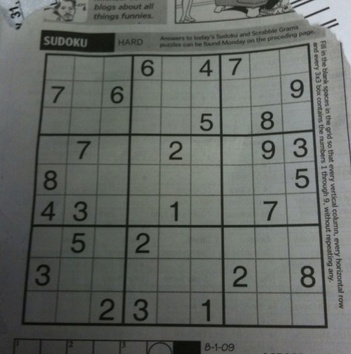
#> input picture assets/Lab6-sudoku.jpg, 351 x 354 px, shrunk from 558 x 563 before the run
$ jupyter execute --allow-errors 'Lab 6 - Feature Descriptor.ipynb'   (shell and % lines are left out)
#> lines starting #> are read from the running program, lines starting #| are printed output that depends on the picture; after the words box and inside, x2 and y2 are one past the last pixel; in counts of white or black regions, pixels touching at a corner belong together
# 2110433 - Computer Vision (2023/2)
## Lab 6 - Feature Descriptor
In this lab, we will learn to use useful handcrafted features to detect objects and merge images in the provided images. This notebook includes both coding and written questions. Please hand in this notebook file with all outputs and your answer

[cell 1]
import cv2
import math
import numpy as np
from matplotlib import pyplot as plt

## 1. Hough Transform
Hough transform is a feature extraction technique used in computer vision, and digital image processing. The purpose of the technique is to find imperfect instances of objects within a certain class of shapes by a voting procedure. The classical Hough transform was concerned with the identification of lines in the image, but later the Hough transform has been extended to identifying positions of arbitrary shapes, most commonly circles or ellipses.

### 1.1 Hough Line

[cell 2]
documentImage = cv2.imread('assets/Lab6-sudoku.jpg')
#> documentImage is the input picture: shape (354, 351, 3); mean B, G, R 99.4, 104.1, 100
documentImageGray = cv2.cvtColor(documentImage, cv2.COLOR_BGR2GRAY)
documentImageGray = cv2.blur(documentImageGray, (3,3))
clahe = cv2.createCLAHE(clipLimit=2.0, tileGridSize=(8,8))
documentImageGray = clahe.apply(documentImageGray)
plt.imshow(documentImage, cmap='gray')
plt.show()
plt.imshow(documentImageGray, cmap='gray')
plt.show()

OpenCV already provide <a href="https://docs.opencv.org/4.5.1/dd/d1a/group__imgproc__feature.html#ga46b4e588934f6c8dfd509cc6e0e4545a">cv2.HoughLine</a> (Standard Hough Transform) and <a href="https://docs.opencv.org/4.5.1/dd/d1a/group__imgproc__feature.html#ga8618180a5948286384e3b7ca02f6feeb">cv2.HoughLinesP</a> (Probabilistic Hough Transform) is an optimization version of Hough Transform.

[cell 3]
edges = cv2.Canny(documentImageGray,10,100)
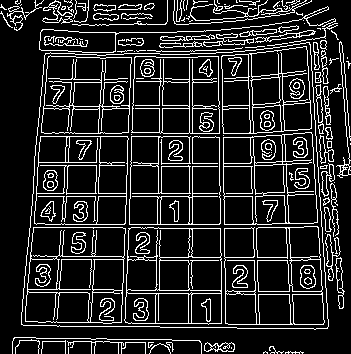
#> edges: shape (354, 351); 14.8% white in thin lines or dots
plt.figure(figsize=(10,10))
plt.imshow(edges, cmap='gray')
plt.show()

[cell 4]
linesP  = cv2.HoughLinesP(edges, 1, np.pi / 180, 50, None, 50, 10)
#> linesP = 118 rows, first 6: [155, 326, 160, 24], [33, 193, 266, 193], [219, 133, 221, 304], [24, 325, 32, 233], [127, 273, 136, 5], [189, 264, 189, 16]

# Draw the lines
if linesP is not None:
    for i in range(0, len(linesP)):
        l = linesP[i][0]
        cv2.line(documentImage, (l[0], l[1]), (l[2], l[3]), (0,0,255), 1, cv2.LINE_AA)
#> this loop made 118 passes
#> l on passes 1 to 12: [155, 326, 160, 24], [33, 193, 266, 193], [219, 133, 221, 304], [24, 325, 32, 233], [127, 273, 136, 5], [189, 264, 189, 16], [192, 261, 192, 7], [220, 6, 222, 86], [163, 89, 164, 24], [30, 224, 271, 224], [54, 325, 76, 1], [307, 15, 327, 307]
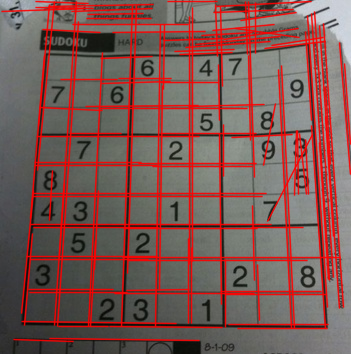
#> documentImage: shape (354, 351, 3); mean B, G, R 85.4, 89.3, 123


plt.figure(figsize=(10,10))
plt.imshow(documentImage, cmap='gray')
plt.show()

### 1.2 Hough Circle
OpenCV provided a circle detection method slightly trickier than the standard Hough Transform. The Hough gradient method, which is made up of two main stages. The first stage involves edge detection and finding the possible circle centers and the second stage finds the best radius for each candidate center. You can read more about cv2.HoughCircles by clicking <a href="https://docs.opencv.org/4.5.1/dd/d1a/group__imgproc__feature.html#ga47849c3be0d0406ad3ca45db65a25d2d">here</a>.

Read sample image

[cell 5]
eyeImage = cv2.imread('assets/Lab6-HumanEye.bmp')
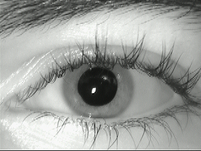
#> input picture assets/Lab6-HumanEye.bmp, 201 x 151 px, shrunk from 320 x 240 before the run
#> eyeImage is the input picture: shape (151, 201, 3); mean B, G, R 157.5, 160.9, 158.6
plt.imshow(eyeImage)
plt.show()

Convert image to grayscale, apply medianBlur and hough circle on converted image to find pupil and iris circles.

[cell 6]
eyeImageGray = cv2.cvtColor(eyeImage, cv2.COLOR_BGR2GRAY)
eyeImageGray = cv2.medianBlur(eyeImageGray, 7)

pupilCircles = cv2.HoughCircles(eyeImageGray, method=cv2.HOUGH_GRADIENT, dp=1, minDist=100, param1=100, param2=70, minRadius=10, maxRadius=60)
#> pupilCircles = [[96.5, 86.5, 19.3]]
irisCircles = cv2.HoughCircles(eyeImageGray, method=cv2.HOUGH_GRADIENT, dp=1, minDist=100, param1=50, param2=70, minRadius=30, maxRadius=100)
#> irisCircles = None

Visualize the circle output

[cell 7]
eyeImageOutput = eyeImage.copy()

if pupilCircles is not None:
	pupilCircles = np.round(pupilCircles[0, :]).astype("int")
#> pupilCircles = [[96, 86, 19]]
	for (x, y, r) in pupilCircles:
		cv2.circle(eyeImageOutput, (x, y), r, (0, 255, 0), 4)
#> this loop made 1 pass
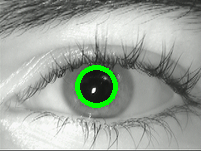
#> eyeImageOutput: shape (151, 201, 3); 1.95% of pixels changed, all inside (x1, y1, x2, y2) = (75, 65, 118, 108)

if irisCircles is not None:
	irisCircles = np.round(irisCircles[0, :]).astype("int")
	for (x, y, r) in irisCircles:
		cv2.circle(eyeImageOutput, (x, y), r, (255, 255, 0), 4)

plt.imshow(eyeImageOutput)
plt.show()

## 2. Feature Descriptor
OpenCV already include a large set of feature desciptor which can be call via cv2.xfeatures2d classes. More detail can be read from <a href="https://docs.opencv.org/4.5.1/d5/d51/group__features2d__main.html">here</a>

Read sample image from file

[cell 8]
watPhraKaew1 = cv2.imread('assets/Lab6-w1.jpg')
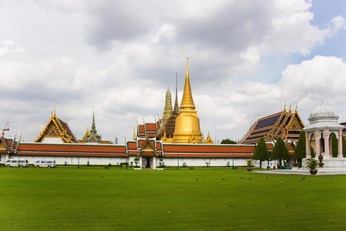
#> input picture assets/Lab6-w1.jpg, 346 x 231 px, shrunk from 550 x 367 before the run
#> watPhraKaew1 is the input picture: shape (231, 346, 3); mean B, G, R 137.5, 166.1, 166.1
watPhraKaew2 = cv2.imread('assets/Lab6-w2.jpg')
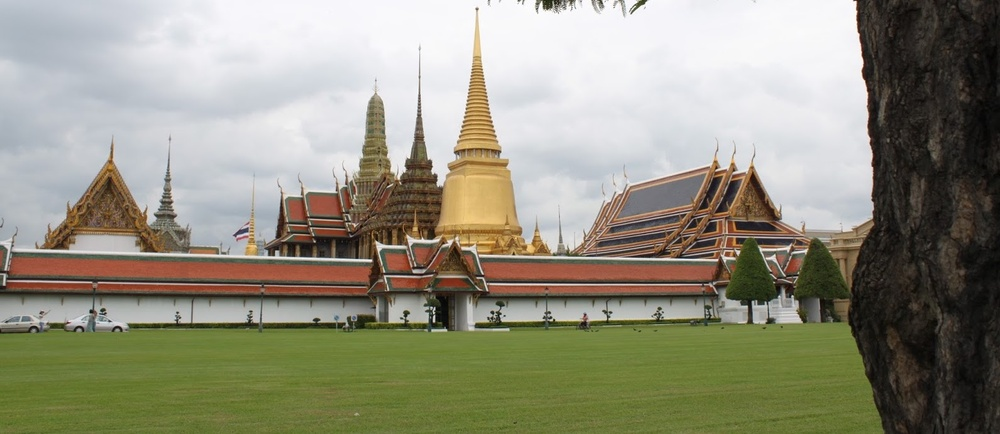
#> input picture assets/Lab6-w2.jpg, 1000 x 434 px, shrunk from 1591 x 690 before the run
#> watPhraKaew2 is the input picture: shape (434, 1000, 3); mean B, G, R 126, 144.1, 146.3

watPhraKaew1RGB = cv2.cvtColor(watPhraKaew1, cv2.COLOR_BGR2RGB)
watPhraKaew2RGB = cv2.cvtColor(watPhraKaew2, cv2.COLOR_BGR2RGB)

watPhraKaew1Gray = cv2.cvtColor(watPhraKaew1, cv2.COLOR_BGR2GRAY)
watPhraKaew2Gray = cv2.cvtColor(watPhraKaew2, cv2.COLOR_BGR2GRAY)
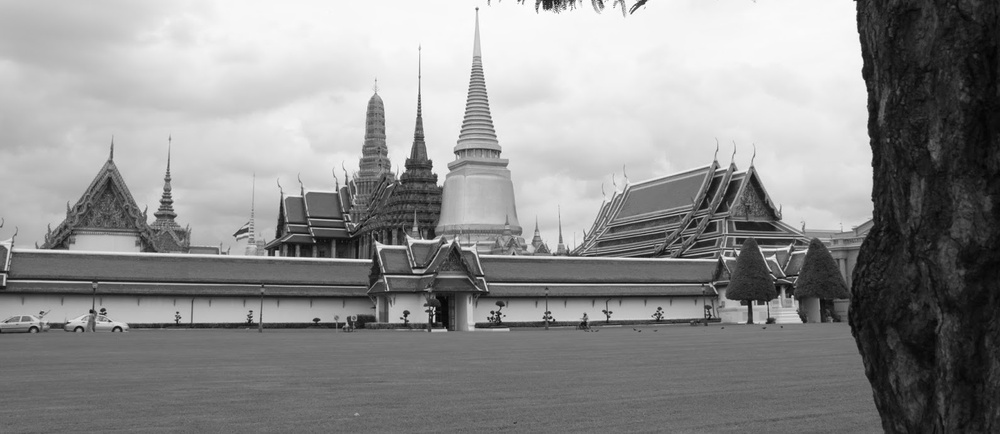
#> watPhraKaew2Gray: shape (434, 1000); min 3, max 255, mean 142.7

plt.imshow(watPhraKaew1RGB)
plt.show()

plt.imshow(watPhraKaew2RGB)
plt.show()

### 2.1 SIFT (Scale-invariant feature transform)
SIFT is both rotation as well as scale invariant. SIFT provides key points and keypoint descriptors where keypoint descriptor describes the keypoint at a selected scale and rotation with image gradients. OpenCV already provided SIFT via cv2.xfeatures2d.SIFT_create()

[cell 9]
siftExtractor = cv2.xfeatures2d.SIFT_create()
kp1, des1 = siftExtractor.detectAndCompute(watPhraKaew1Gray, None)
#> kp1 = 294 keypoints; strongest (x, y, size): (134, 164, 1.9), (322, 140, 3.5), (289, 141, 2.1), (258, 161, 1.8)
kp2, des2 = siftExtractor.detectAndCompute(watPhraKaew2Gray, None)
#> kp2 = 1490 keypoints; strongest (x, y, size): (370, 260, 2.3), (477, 9, 2), (492, 312, 2.4), (551, 320, 1.8)

[cell 10]
watPhraKaew1KpOutput = cv2.drawKeypoints(watPhraKaew1RGB, kp1, None, color=(0, 255, 0), flags=cv2.DRAW_MATCHES_FLAGS_DRAW_RICH_KEYPOINTS)
plt.figure(figsize=(10,10))
plt.imshow(watPhraKaew1KpOutput)
plt.show()

[cell 11]
watPhraKaew2KpOutput = cv2.drawKeypoints(watPhraKaew2RGB, kp2, None, color=(0, 255, 0), flags=cv2.DRAW_MATCHES_FLAGS_DRAW_RICH_KEYPOINTS)
plt.figure(figsize=(10,10))
plt.imshow(watPhraKaew2KpOutput)
plt.show()

[cell 12]
bruteForceMatcher = cv2.BFMatcher(cv2.NORM_L2, crossCheck=True)

matches = bruteForceMatcher.match(des1, des2)
#> matches = 164 matches
matches = sorted(matches, key = lambda x:x.distance)

siftMatches = cv2.drawMatches(watPhraKaew1RGB, kp1, watPhraKaew2RGB, kp2, matches[:20], watPhraKaew2RGB, flags=2)
plt.figure(figsize=(30,30))
plt.imshow(siftMatches)
plt.show()

### 2.2 SURF (Speeded-Up Robust Features)
SURF is a patented local feature detector and descriptor. It can be used for tasks such as object recognition, image registration, classification, or 3D reconstruction. It is partly inspired by the scale-invariant feature transform (SIFT) descriptor. The standard version of SURF is several times faster than SIFT and claimed by its authors to be more robust against different image transformations than SIFT. However, SURF is not free and cannnot be used without OPENCV_ENABLE_NON_FREE flag! :(

#> (a cell that did not finish here is left out)

### 2.3 FAST (Features from accelerated segment test)
Features from accelerated segment test (FAST) is a corner detection method, which could be used to extract feature points and later used to track and map objects in many computer vision tasks.

[cell 14]
fastExtractor = cv2.FastFeatureDetector_create()
fastExtractor.setNonmaxSuppression(False)
kp1 = fastExtractor.detect(watPhraKaew1Gray, None)
#> kp1 = 4139 keypoints; strongest (x, y, size): (308, 4, 7), (310, 4, 7), (311, 4, 7), (308, 5, 7)
kp2 = fastExtractor.detect(watPhraKaew2Gray, None)
#> kp2 = 20933 keypoints; strongest (x, y, size): (487, 3, 7), (488, 3, 7), (489, 3, 7), (517, 3, 7)

[cell 15]
watPhraKaew1KpOutput = cv2.drawKeypoints(watPhraKaew1RGB, kp1, None, color=(0, 255, 0), flags=cv2.DRAW_MATCHES_FLAGS_DRAW_RICH_KEYPOINTS)
plt.figure(figsize=(10,10))
plt.imshow(watPhraKaew1KpOutput)
plt.show()

[cell 16]
watPhraKaew2KpOutput = cv2.drawKeypoints(watPhraKaew2RGB, kp2, None, color=(0, 255, 0), flags=cv2.DRAW_MATCHES_FLAGS_DRAW_RICH_KEYPOINTS)
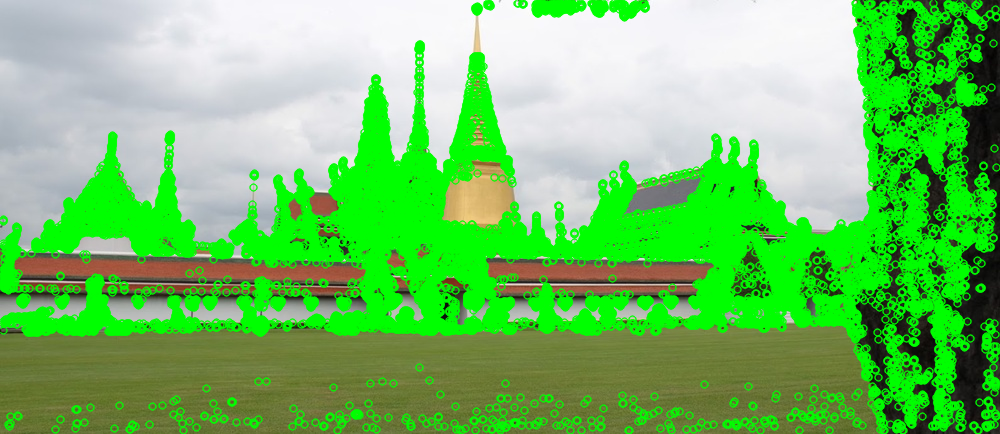
#> watPhraKaew2KpOutput: shape (434, 1000, 3); mean R, G, B 113.7, 192, 101.8
plt.figure(figsize=(10,10))
plt.imshow(watPhraKaew2KpOutput)
plt.show()

### 2.4 ORB (Oriented FAST and Rotated BRIEF)
ORB is an efficient open source alternative to SIFT and SURF. It computes less keypoints when compared to SIFT and SURF yet they are effective.

[cell 17]
orbExtractor = cv2.ORB_create(nfeatures=1000)
kp1, des1 = orbExtractor.detectAndCompute(watPhraKaew1Gray, None)
#> kp1 = 815 keypoints; strongest (x, y, size): (133, 164, 31), (154, 138, 31), (131, 162, 31), (137, 166, 31)
kp2, des2 = orbExtractor.detectAndCompute(watPhraKaew2Gray, None)
#> kp2 = 1000 keypoints; strongest (x, y, size): (370, 260, 31), (608, 316, 31), (432, 307, 31), (273, 255, 31)

[cell 18]
watPhraKaew1KpOutput = cv2.drawKeypoints(watPhraKaew1RGB, kp1, None, color=(0, 255, 0), flags=cv2.DRAW_MATCHES_FLAGS_DRAW_RICH_KEYPOINTS)
plt.figure(figsize=(10,10))
plt.imshow(watPhraKaew1KpOutput)
plt.show()

[cell 19]
watPhraKaew2KpOutput = cv2.drawKeypoints(watPhraKaew2RGB, kp2, None, color=(0, 255, 0), flags=cv2.DRAW_MATCHES_FLAGS_DRAW_RICH_KEYPOINTS)
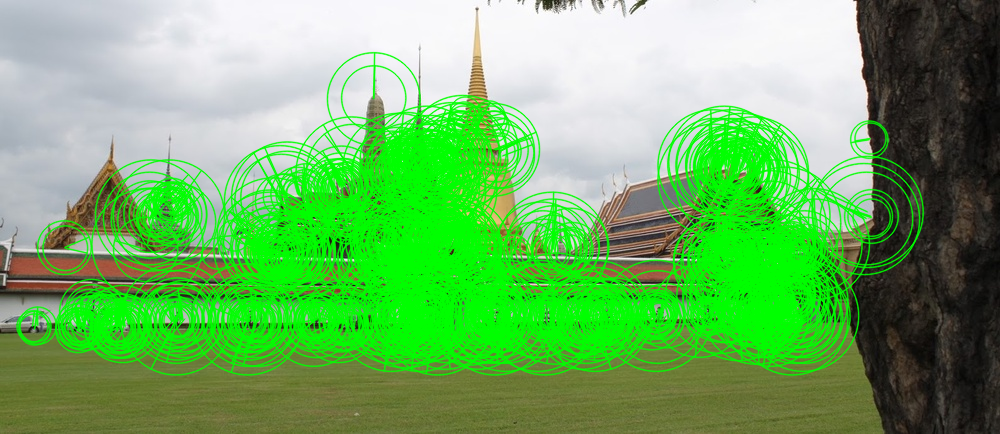
#> watPhraKaew2KpOutput: shape (434, 1000, 3); mean R, G, B 110.5, 177.8, 98.9
plt.figure(figsize=(10,10))
plt.imshow(watPhraKaew2KpOutput)
plt.show()

[cell 20]
bruteForceMatcher = cv2.BFMatcher(cv2.NORM_HAMMING, crossCheck=True)

matches = bruteForceMatcher.match(des1, des2)
#> matches = 233 matches
matches = sorted(matches, key = lambda x:x.distance)

siftMatches = cv2.drawMatches(watPhraKaew1RGB, kp1, watPhraKaew2RGB, kp2, matches[:60], watPhraKaew2RGB, flags=2)
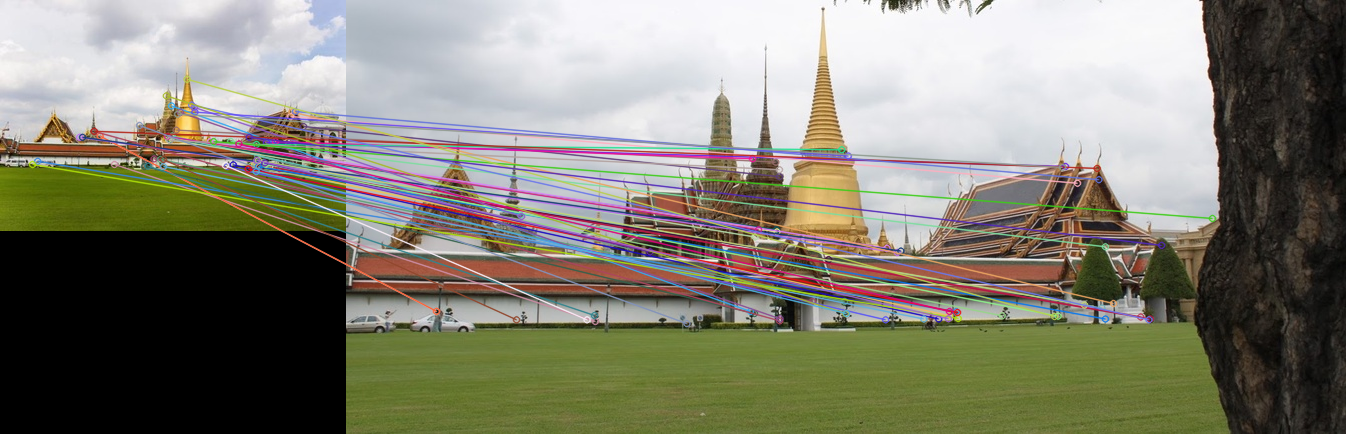
#> siftMatches: shape (434, 1346, 3); mean R, G, B 130.9, 129.1, 114.4
plt.figure(figsize=(30,30))
plt.imshow(siftMatches)
plt.show()
